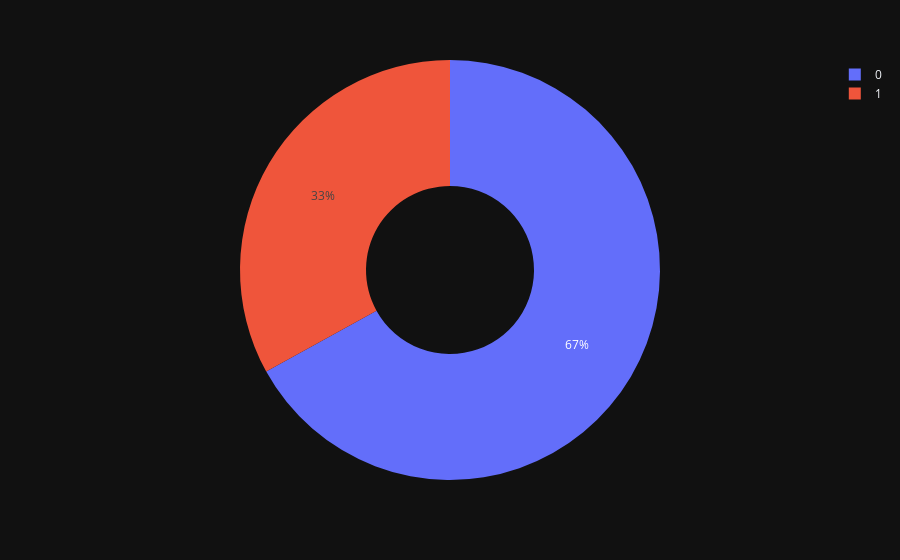

The notebook cell this image was saved under:
### Code cell
fig = px.pie(Y,names="Outcome",hole = 0.4,template = "plotly_dark")
fig.show()

### Figure 1 — Plotly figure (JSON) as saved in the notebook; plotly's stock layout.template omitted (floating-point values rounded to 4 significant figures; data arrays with more than 128 entries replaced by an {"elided": "..."} marker saying what was removed)
{"data": [{"domain": {"x": [0, 1], "y": [0, 1]}, "hole": 0.4, "hovertemplate": "Outcome=%{label}<extra></extra>", "labels": {"elided": "336 int values"}, "legendgroup": "", "name": "", "showlegend": true, "type": "pie"}], "layout": {"legend": {"tracegroupgap": 0}, "margin": {"t": 60}}}
